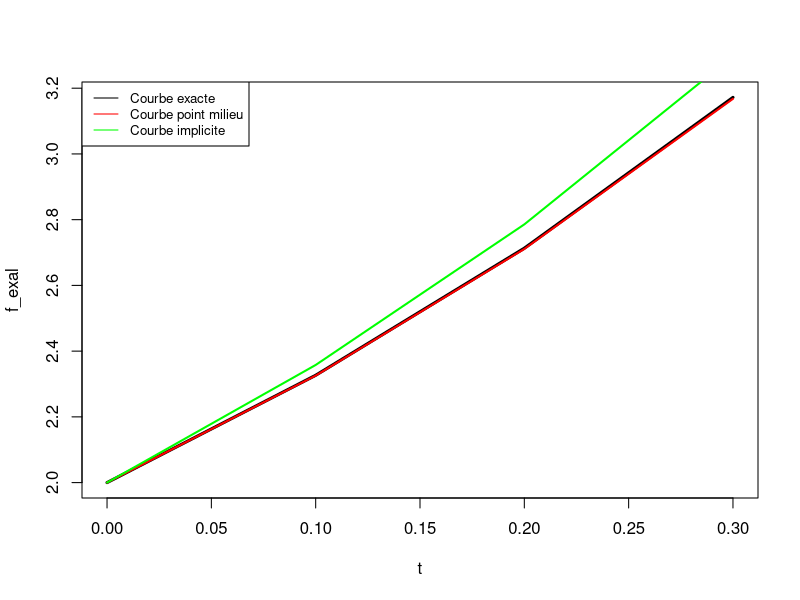

The R source for this figure:
#LE SCHEMA EXPLICITE D'EULEUR
library(kableExtra)
#Calcul de la fonction f

f = function(t,y){
  return(y+exp(2*t))
}

#Calcul de la fonction reelle

f_exa = function(t){
  return(exp(t)+exp(2*t))
}

#Euleur

f_app = function(y0,t,h){
  y = numeric(length(t))
  y[1] = y0
  for (i in 2:length(t)) {
    y[i] = y[i-1]+h*f(t[i-1]+h/2,y[i-1]+h/2*f(t[i-1],y[i-1]))
  }
  return(y)
}

#Des conditions initiales

h = 0.1
Tn = 0.3
y0 = 2
t=seq(0,0.3,by=h)

f_appl = f_app(y0,t,h)
f_exal = mapply(f_exa,t = t)
err_g= abs(f_exal - f_appl)/h
result1 = data.frame(temps = t, sol_app1=f_appl, sol_exa=f_exal, err_gh=err_g)
#dev.new()
plot(t,f_exal,type = 'l',lwd=3)
points(t,f_appl,type='l',col='red',lwd=2)

##################################################################
#LE SCHEMA IMPLICITE D'EULEUR

#Euleur


f_app1 = function(y0,t,h){
  y = numeric(length(t))
  y[1] = y0
  
  for (i in 2:length(t)) {
    y[i] <- uniroot( function(yn1) {yn1 - y[i-1] - h * f(t[i],yn1) }, interval = c(-1000, 1000))$root
  }
  
  return(y)
}

f_appl2 = f_app1(y0,t,h)
err_g2= abs(f_exal - f_appl2)/h
result1 = data.frame(result1,f_appl2=f_appl2,err_g2=err_g2)
points(t,f_appl2,type='l',col='green',lwd=2)


col_names=c("ti","y_i_point_milieu","y(t_i)","Eg_i1/h",'y_i_implicite',"Eg_i2/h")  # ("Pas_i","sum El_i","max Eg_i","Ordre")
resultat_kable <- kable(result1,caption = 'Resultats numeriques obtenus pour un pas h = 0.1 sur [0,0.3] par les sch\'emas d\'Euler', "html", col.names = NULL,digits=4)%>%
  kable_styling(bootstrap_options = c("striped", "condensed", "bordered"))%>%
  add_header_above(col_names)%>%
  column_spec(1, bold = TRUE)%>%
  row_spec(1:nrow(result1), align = "c")
print(resultat_kable)
legend("topleft",legend = c("Courbe exacte","Courbe point milieu","Courbe implicite"), col = c("black","red","green"),lty = 1, cex = 0.8)
View(result1)
